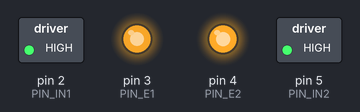
A sketch run on a simulated Arduino Uno, built with avr-gcc and run on an emulated ATmega328P. Shown: switched loads named in the sketch (green lamp = pin HIGH), output pins drawn as LEDs (lit = HIGH).

Above: at 0.05 s.
At 2.45 s:
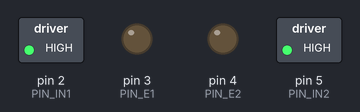
Timing chart, 0 to 3.0 s (numbered marks = the images above):
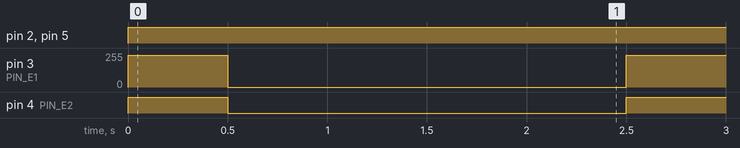

The sketch:

dibujo1.ino
```cpp
// ============================================================
//  PINES (igual que tu código funcional)
// ============================================================

#define PIN_IN1 2
#define PIN_E1  3
#define PIN_IN2 5
#define PIN_E2  4

// Velocidad
int velocidad = 240;

// TIEMPOS
int tiempo_10cm = 500;
int tiempo_giro_90 = 400;
int tiempo_giro_120 = 550;

// ============================================================
//  MOTORES (igual que código que funciona)
// ============================================================

void motorIzq(int vel) {
  vel = constrain(vel, -255, 255);
  if (vel > 0) {
    digitalWrite(PIN_IN1, HIGH);
    analogWrite(PIN_E1, vel);
  } else if (vel < 0) {
    digitalWrite(PIN_IN1, LOW);
    analogWrite(PIN_E1, -vel);
  } else {
    analogWrite(PIN_E1, 0);
  }
}

void motorDer(int vel) {
  vel = constrain(vel, -255, 255);
  if (vel > 0) {
    digitalWrite(PIN_IN2, HIGH);
    analogWrite(PIN_E2, vel);
  } else if (vel < 0) {
    digitalWrite(PIN_IN2, LOW);
    analogWrite(PIN_E2, -vel);
  } else {
    analogWrite(PIN_E2, 0);
  }
}

void detener() {
  analogWrite(PIN_E1, 0);
  analogWrite(PIN_E2, 0);
}

// ============================================================
//  MOVIMIENTOS BÁSICOS
// ============================================================

void avanzar(int tiempo) {
  motorIzq(velocidad);
  motorDer(velocidad);
  delay(tiempo);
  detener();
}

void girarDerecha(int tiempo) {
  motorIzq(velocidad);
  motorDer(-velocidad);
  delay(tiempo);
  detener();
}

void girarIzquierda(int tiempo) {
  motorIzq(-velocidad);
  motorDer(velocidad);
  delay(tiempo);
  detener();
}

// ============================================================
//  FORMAS
// ============================================================

void dibujarCuadrado() {
  for (int i = 0; i < 4; i++) {
    avanzar(tiempo_10cm * 2);
    girarDerecha(tiempo_giro_90);
  }
}

void dibujarTriangulo() {
  for (int i = 0; i < 3; i++) {
    avanzar(tiempo_10cm * 2.5);
    girarDerecha(tiempo_giro_120);
  }
}

void dibujarRectangulo() {
  for (int i = 0; i < 2; i++) {
    avanzar(tiempo_10cm * 3);
    girarDerecha(tiempo_giro_90);
    avanzar(tiempo_10cm);
    girarDerecha(tiempo_giro_90);
  }
}

// ============================================================
//  SETUP / LOOP
// ============================================================

void setup() {
  pinMode(PIN_IN1, OUTPUT);
  pinMode(PIN_E1, OUTPUT);
  pinMode(PIN_IN2, OUTPUT);
  pinMode(PIN_E2, OUTPUT);
}

void loop() {
  avanzar(tiempo_10cm);
  delay(2000);

  // dibujarCuadrado();
  // delay(2000);

  // dibujarTriangulo();
  // delay(2000);

  // dibujarRectangulo();
  // delay(5000);
}
```

Measured:
- by itself, pin 2 (PIN_IN1), pin 5 (PIN_IN2): LOW → HIGH at 0.00 s
- by itself, pin 3 (PIN_E1): alternates 240/255 for 0.50 s and 0/255 for 2.0 s
- by itself, pin 4 (PIN_E2): alternates HIGH for 0.50 s and LOW for 2.0 s
